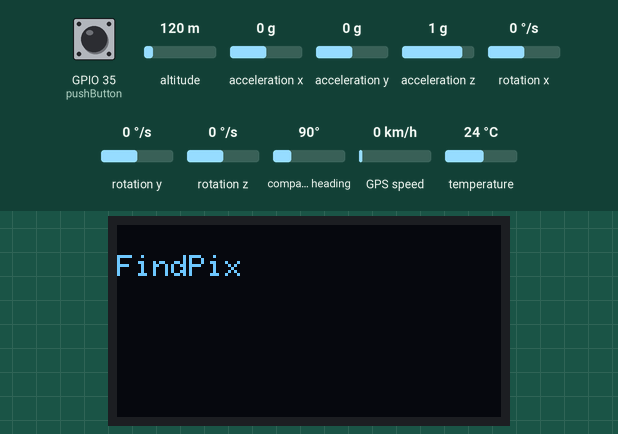
Bench run of a sketch on a simulated ESP32. On the bench: 128×64 one-colour display. The test bench sets the inputs (shaded band); at power-on: GPIO 35 (pushButton) LOW, altitude 120 m, acceleration x 0 g, acceleration y 0 g, acceleration z 1 g, rotation x 0 °/s, rotation y 0 °/s, rotation z 0 °/s, compass heading 90°, GPS speed 0 km/h, temperature 24 °C. WiFi joins after 1.5 s; servers stay silent unless stated; the local clock reads 2024-03-15 10:24:30 at power-on unless the sketch sets it; the GPS gets a fix after 3 s at 37.7749, -122.4194 with 8 satellites; the modem accepts every AT command (registered, SIM ready, sends succeed) and sends nothing else; what the sketch prints to the serial monitor is not drawn.

Above: at 3.2 s.
At 10.4 s:
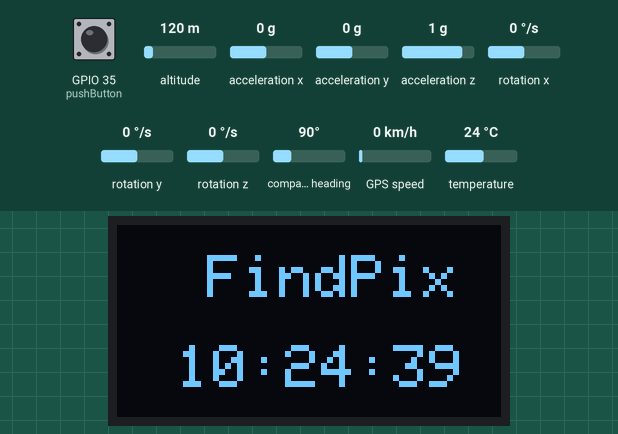
10.5 s: GPIO 35 (pushButton) pulled HIGH for 3.2 s
At 17.2 s:
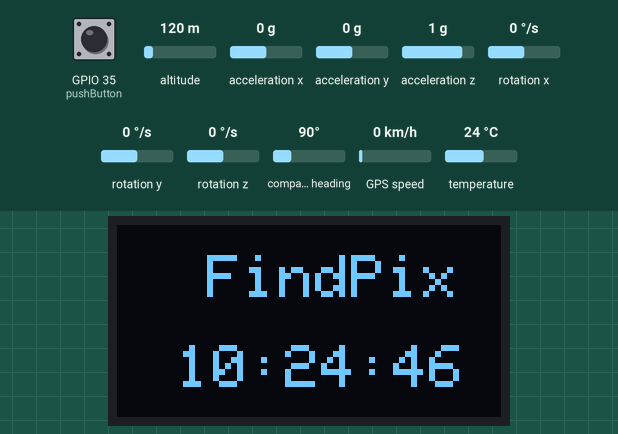
20.5 s: GPIO 35 (pushButton) pulled HIGH for 3.2 s
At 26.2 s:
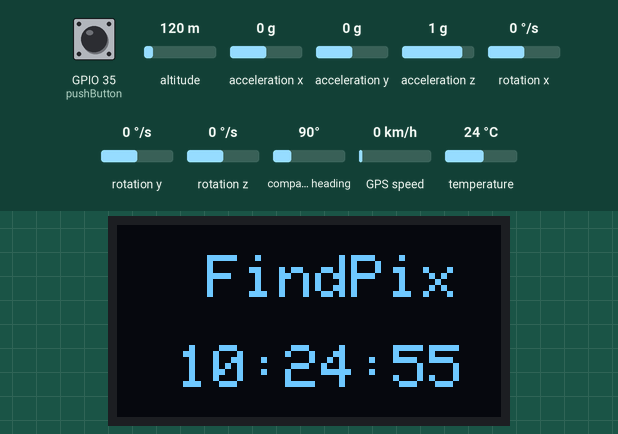
Timing chart, 0 to 27.7 s (numbered marks = the images above; inputs shaded):
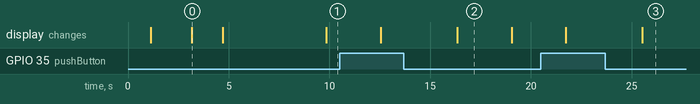

Measured:
- what the display in image 0 shows lasts 1.5 s, from 3.2 s to 4.7 s
- what the display in image 2 shows lasts 2.7 s, from 16.3 s to 19.0 s

The sketch:

esp_main_wifi_code.ino
```cpp
// Firebase=================================================
// WiFi

// Firebase
#include <Arduino.h>
#include <WiFi.h>
#include <FirebaseESP32.h>
// Provide the token generation process info.
#include <addons/TokenHelper.h>
// Provide the RTDB payload printing info and other helper functions.
#include <addons/RTDBHelper.h>
/* 1. Define the WiFi credentials */
#define WIFI_SSID "Autobonics_4G"
#define WIFI_PASSWORD "autobonics@27"
// For the following credentials, see examples/Authentications/SignInAsUser/EmailPassword/EmailPassword.ino
/* 2. Define the API Key */
#define API_KEY "AIzaSyDfgzl6ucMinUyZCJaj_fNYN-4A9CT5Zco"
/* 3. Define the RTDB URL */
#define DATABASE_URL "https://findpix-5c4a0-default-rtdb.asia-southeast1.firebasedatabase.app/" //<databaseName>.firebaseio.com or <databaseName>.<region>.firebasedatabase.app
/* 4. Define the user Email and password that alreadey registerd or added in your project */
#define USER_EMAIL "device@gmail.com"
#define USER_PASSWORD "12345678"
// Define Firebase Data object
FirebaseData fbdo;
FirebaseAuth auth;
FirebaseConfig config;
unsigned long sendDataPrevMillis = 0;
// Variable to save USER UID
String uid;
// Databse
String path;

//====time
#include "time.h"

const char* ntpServer = "pool.ntp.org";
const long  gmtOffset_sec = 19800;
const int   daylightOffset_sec = 3600;

//=============================================
#include <HardwareSerial.h>
#include <TinyGPS++.h>

#include <Adafruit_MPU6050.h>
#include <Wire.h>
Adafruit_MPU6050 mpu;
#define IMU_SDA      38
#define IMU_SCL      39

#include <Adafruit_GFX.h>
#include <Adafruit_SSD1306.h>
#define SCREEN_WIDTH 128 // OLED display width, in pixels
#define SCREEN_HEIGHT 64 // OLED display height, in pixels
// Declaration for an SSD1306 display connected to I2C (SDA, SCL pins)
#define OLED_RESET     -1 // Reset pin # (or -1 if sharing Arduino reset pin)
Adafruit_SSD1306 display(SCREEN_WIDTH, SCREEN_HEIGHT, &Wire, OLED_RESET);


HardwareSerial neo(1); // Use UART 1 on ESP32
String lati = "";
String longi = "";
float speed_kmph = 0.0;
TinyGPSPlus gps;

#define pushButton 35
bool isSos = false;

HardwareSerial sim800(2);
String simRead;


void setup()
{
  Serial.begin(115200);

  sim800.begin(9600, SERIAL_8N1, 48, 16);

  neo.begin(9600, SERIAL_8N1, 34, 33);

  pinMode(pushButton, INPUT);

  Serial.println();
  delay(1000);
  Serial.println("Setupig MPU-6050 sensor");

  Wire.begin(IMU_SDA, IMU_SCL);

  // while (!Serial)
  //   delay(10);

  // Initialize MPU6050
  if (!mpu.begin())
  {
    Serial.println("Failed to find MPU6050 chip,Rotary module is okay, but program cannot be started");
    while (1)
      delay(10);
  }

  Serial.println("MPU6050 Found!");

  // Configure sensor settings
  mpu.setAccelerometerRange(MPU6050_RANGE_8_G);
  mpu.setGyroRange(MPU6050_RANGE_500_DEG);
  mpu.setFilterBandwidth(MPU6050_BAND_5_HZ);

  Serial.println("");
  delay(100);


  //Display
  if(!display.begin(SSD1306_SWITCHCAPVCC, 0x3C)) { // Address 0x3D for 128x64
    Serial.println(F("SSD1306 allocation failed"));
    for(;;);
  }
  delay(2000);
  display.clearDisplay();

  display.setTextSize(1);
  display.setTextColor(WHITE);
  display.setCursor(0, 10);
  // Display static text
  display.println("FindPix");
  display.display();
  display.setTextSize(2);

  // WIFI
  WiFi.begin(WIFI_SSID, WIFI_PASSWORD);
  Serial.print("Connecting to Wi-Fi");
  unsigned long ms = millis();
  while (WiFi.status() != WL_CONNECTED)
  {
    Serial.print(".");
    delay(300);
  }
  Serial.println();
  Serial.print("Connected with IP: ");
  Serial.println(WiFi.localIP());
  Serial.println();

  //Time
  // Init and get the time
  configTime(gmtOffset_sec, daylightOffset_sec, ntpServer);
  printLocalTime();

  // FIREBASE
  Serial.printf("Firebase Client v%s\n\n", FIREBASE_CLIENT_VERSION);
  /* Assign the api key (required) */
  config.api_key = API_KEY;

  /* Assign the user sign in credentials */
  auth.user.email = USER_EMAIL;
  auth.user.password = USER_PASSWORD;

  /* Assign the RTDB URL (required) */
  config.database_url = DATABASE_URL;

  /* Assign the callback function for the long running token generation task */
  config.token_status_callback = tokenStatusCallback; // see addons/TokenHelper.h

  // Limit the size of response payload to be collected in FirebaseData
  fbdo.setResponseSize(2048);

  Firebase.begin(&config, &auth);

  // Comment or pass false value when WiFi reconnection will control by your code or third party library
  Firebase.reconnectWiFi(true);

  Firebase.setDoubleDigits(5);

  config.timeout.serverResponse = 10 * 1000;

  // Getting the user UID might take a few seconds
  Serial.println("Getting User UID");
  while ((auth.token.uid) == "")
  {
    Serial.print('.');
    delay(1000);
  }
  // Print user UID
  uid = auth.token.uid.c_str();
  Serial.print("User UID: ");
  Serial.println(uid);

  path = "devices/" + uid + "/reading";

  // SIM
  sim800.println("AT+CSQ");
  delay(100);
  simRead = sim800.read();

  test_sim800_module();
}

void updateData(bool isUpdate, float temp, bool isSos, float acl_x, float acl_y, float acl_z, float gyro_x, float gyro_y, float gyro_z)
{
  if (Firebase.ready() && (isUpdate || (millis() - sendDataPrevMillis > 1000 || sendDataPrevMillis == 0)))
  {
    printLocalTime();
    sendDataPrevMillis = millis();
    FirebaseJson json;
    json.set("lat", lati);
    json.set("long", longi);
    json.set("speed", speed_kmph);
    json.set("temp", temp);
    json.set("sos", isSos);
    json.set("acl_x", acl_x);
    json.set("acl_y", acl_y);
    json.set("acl_z", acl_z);
    json.set("gyro_x", gyro_x);
    json.set("gyro_y", gyro_y);
    json.set("gyro_z", gyro_z);
    json.set("simRead", simRead);
    json.set(F("ts/.sv"), F("timestamp"));
    // Serial.printf("Set json... %s\n", Firebase.RTDB.set(&fbdo, path.c_str(), &json) ? "ok" : fbdo.errorReason().c_str());
    Serial.printf("Set data with timestamp... %s\n", Firebase.setJSON(fbdo, path.c_str(), json) ? fbdo.to<FirebaseJson>().raw() : fbdo.errorReason().c_str());
    Serial.println("");
  }
}

void loop()
{

  // Values from MPU-6050
  sensors_event_t accel, gyro, temp;
  mpu.getEvent(&accel, &gyro, &temp);

  // Print accelerometer data
  // Print accelerometer data
  Serial.print("Acceleration (X,Y,Z): ");
  Serial.print(accel.acceleration.x);
  Serial.print(", ");
  Serial.print(accel.acceleration.y);
  Serial.print(", ");
  Serial.print(accel.acceleration.z);
  Serial.println(" m/s^2");

  // Print gyroscope data
  Serial.print("Rotation (X,Y,Z): ");
  Serial.print(gyro.gyro.x);
  Serial.print(", ");
  Serial.print(gyro.gyro.y);
  Serial.print(", ");
  Serial.print(gyro.gyro.z);
  Serial.println(" rad/s");

  // Print temperature data
  Serial.print("Temperature: ");
  Serial.print(temp.temperature);
  Serial.println(" degC");

  Serial.println("");

  smartDelay(1000);

  Serial.println("GPS data received");
  Serial.println("Latitude: " + lati);
  Serial.println("Longitude: " + longi);
  Serial.print("Speed: ");
  Serial.print(speed_kmph);
  Serial.println(" km/h");

  delay(1000); // Wait for one second before the next iteration

  bool buttonState = digitalRead(pushButton);
  if (buttonState)
  {
    updateData(true, temp.temperature, true, accel.acceleration.x, accel.acceleration.y, accel.acceleration.z, gyro.gyro.x, gyro.gyro.y, gyro.gyro.z);
    isSos = !isSos;
    send_SMS();
    delay(100);
  }

  updateData(false, temp.temperature, buttonState, accel.acceleration.x, accel.acceleration.y, accel.acceleration.z, gyro.gyro.x, gyro.gyro.y, gyro.gyro.z);

  updateSerial();
}

static void smartDelay(unsigned long ms)
{
  unsigned long start = millis();
  do
  {
    while (neo.available())
    {
      char c = neo.read();
      gps.encode(c);
    }
  } while (millis() - start < ms);

  // Update latitude, longitude, and speed
  lati = String(gps.location.lat(), 8);
  longi = String(gps.location.lng(), 8);
  speed_kmph = gps.speed.kmph();
}

void updateSerial()
{
  delay(500);
  while (Serial.available())
  {
    sim800.write(Serial.read()); // Forward what Serial received to Software Serial Port
  }
  while (sim800.available())
  {
    Serial.write(sim800.read()); // Forward what Software Serial received to Serial Port
  }
}

void send_SMS()
{
  // sim800.println("AT+CMGF=1"); // Configuring TEXT mode
  // sim800.println("AT+CMGS=\"+918848668847\"");//change ZZ with country code and xxxxxxxxxxx with phone number to sms
  // sim800.print("SOS! Alert!"); //text content
  // sim800.write(26);

  test_sim800_module();

  sim800.println("ATD+918848668847;"); // Configuring TEXT mode
  simRead = sim800.read();
  updateSerial();
}

void test_sim800_module()
{
  sim800.println("AT");
  updateSerial();
  Serial.println();
  sim800.println("AT+CSQ");
  updateSerial();
  sim800.println("AT+CCID");
  updateSerial();
  sim800.println("AT+CREG?");
  updateSerial();
  sim800.println("ATI");
  updateSerial();
  sim800.println("AT+CBC");
  updateSerial();
}

void printLocalTime(){
  struct tm timeinfo;
  if(!getLocalTime(&timeinfo)){
    Serial.println("Failed to obtain time");
    return;
  }
  Serial.println(&timeinfo, "%A, %B %d %Y %H:%M:%S");
  Serial.print("Day of week: ");
  Serial.println(&timeinfo, "%A");
  Serial.print("Month: ");
  Serial.println(&timeinfo, "%B");
  Serial.print("Day of Month: ");
  Serial.println(&timeinfo, "%d");
  Serial.print("Year: ");
  Serial.println(&timeinfo, "%Y");
  Serial.print("Hour: ");
  Serial.println(&timeinfo, "%H");
  Serial.print("Hour (12 hour format): ");
  Serial.println(&timeinfo, "%I");

  Serial.print("Minute: ");
  Serial.println(&timeinfo, "%M");
  Serial.print("Second: ");
  Serial.println(&timeinfo, "%S");

  Serial.println("Time variables");
  char timeHour[3];
  strftime(timeHour,3, "%H", &timeinfo);
  Serial.println(timeHour);
  char timeMinute[3];
  strftime(timeMinute,3, "%M", &timeinfo);
  Serial.println(timeMinute);
  char timeSecond[3];
  strftime(timeSecond,3, "%S", &timeinfo);
  Serial.println(timeSecond);
  char timeWeekDay[10];
  strftime(timeWeekDay,10, "%A", &timeinfo);
  Serial.println(timeWeekDay);
  Serial.println();

  display.clearDisplay();
  display.setTextSize(2);
  display.setTextColor(WHITE);
  display.setCursor(30, 10);
  // Display static text
  display.println("FindPix");
  display.setCursor(20,  40);
  // Display static text
  char displayBuffer[9]; // Buffer to hold the formatted time string (HH:MM:SS\0)
  sprintf(displayBuffer, "%s:%s:%s", timeHour, timeMinute, timeSecond);
  display.println(displayBuffer);
  display.display();
}
```
